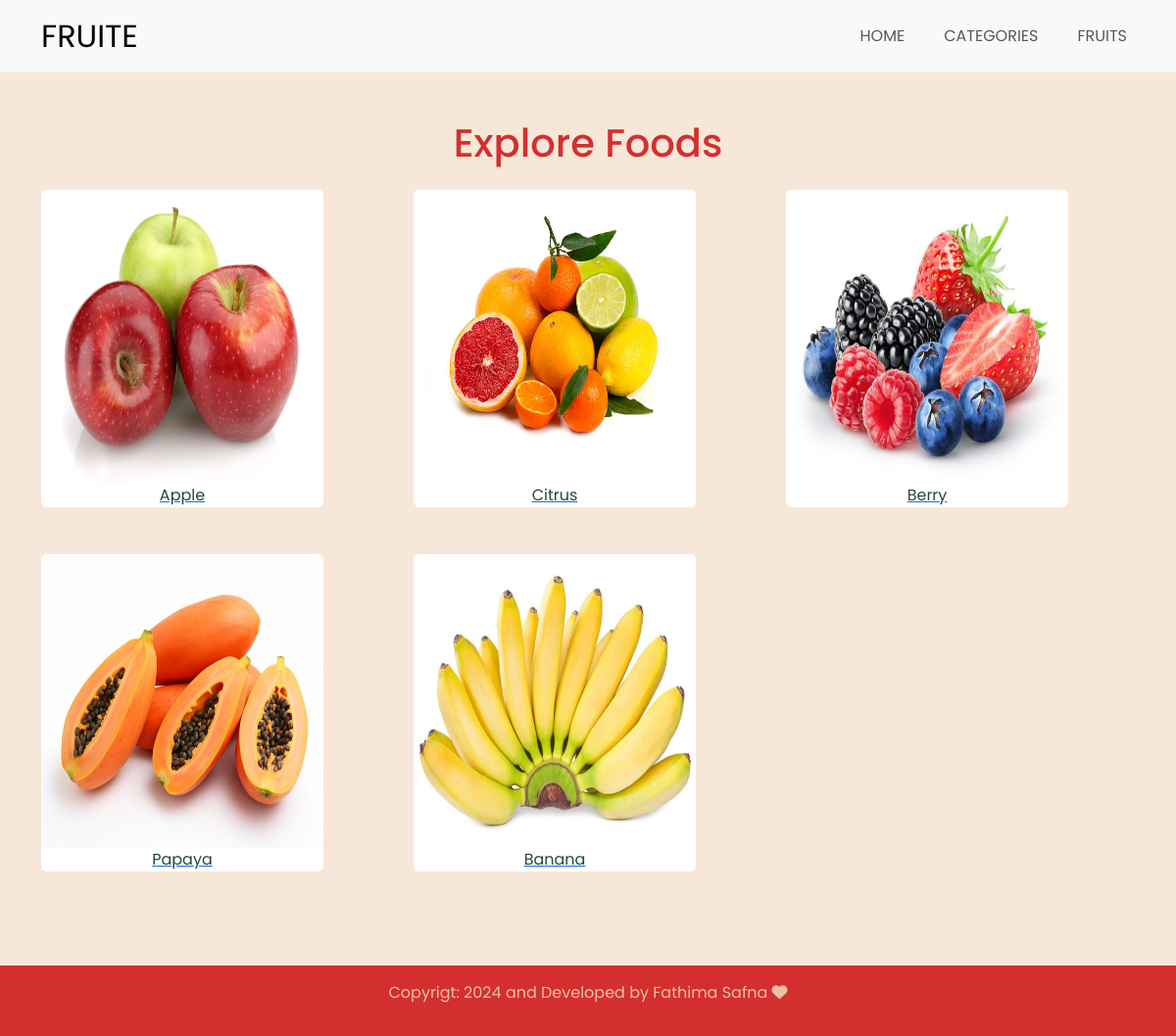
/categories.php, run on the app's committed database.
### tables this page shows
CREATE TABLE `tbl_catagory` (
  `id` int(10) UNSIGNED NOT NULL,
  `title` varchar(100) NOT NULL,
  `image_name` varchar(255) NOT NULL,
  `feartured` varchar(10) NOT NULL,
  `active` varchar(10) NOT NULL
);

### categories.php (the view, shortened to what this page needs)
<?php include('partial-front/menu.php'); ?>
<section id ="" class="fruit-explore">
        <div class="container py-5">
            <div class="row">
                <h1 class="text-center pb-3">Explore Foods</h1>
                <?php
                $sql= "SELECT *FROM tbl_catagory WHERE active='YES'";
                $res = mysqli_query($conn, $sql);
                $count = mysqli_num_rows($res);
                if ($count>0)
                {
                  while($row=mysqli_fetch_assoc($res))
                  {
                    $id = $row['id'];
                    $title = $row['title'];
                    $image_name = $row['image_name'];
                    ?>
                    <div class="col-md-4 pb-5">
                      <div class="card" style="width: 18rem;">
                      <a href="<?php echo SITEURL; ?>fruit-category.php?catagory_id=<?php echo $id; ?>">
                          <?php
                          if($image_name== "")
                          {
                            echo "Image not Found";
                          }
                          else
                          {
                            ?>
                            <img src="<?php echo SITEURL; ?>images/category/<?php echo $image_name; ?>" class="card-img-top" alt="...">
                            <?php
                          }
                          ?>
                            <div class="text-center">
                              <p class="card-text"><?php echo $title; ?></p>
                            </div>
                        </a>
                      </div>
                    </div>
                    <?php
                  }
                }
                else
                {
                  echo "Category not Found";
                }
                ?>
            </div>
        </div>
    </section>
<?php include('partial-front/footer.php'); ?>

### css/style.css (style rules this page uses)
body { font-family: "Poppins", sans-serif; }
.fruit-explore { background-color: #f1d3b88c; color: #D32F2F; }
.card-img-top { height :300px; }
.card-text { color:#274546; border: none; }
.card { color: black; border: none; }

### data on the page
tbl_catagory: image_name (picture), title "Apple"
tbl_catagory: image_name (picture), title "Citrus"
tbl_catagory: image_name (picture), title "Berry"
tbl_catagory: image_name (picture), title "Papaya"
tbl_catagory: image_name (picture), title "Banana"
